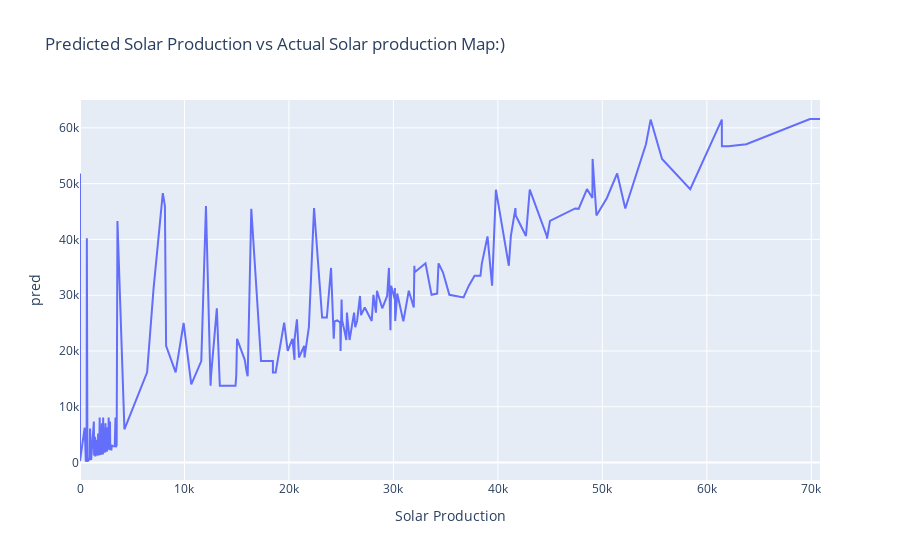

The notebook cell saved with this chart:
### Code cell
import plotly.express as px
px.line(y_test.sort_values('Solar Production'),x='Solar Production',y='pred',title='Predicted Solar Production vs Actual Solar production Map:)')

### Figure 1 — Plotly figure (JSON) as saved in the notebook; plotly's stock layout.template omitted (floating-point values rounded to 4 significant figures; data arrays with more than 128 entries replaced by an {"elided": "..."} marker saying what was removed)
{"data": [{"hovertemplate": "Solar Production=%{x}<br>pred=%{y}<extra></extra>", "legendgroup": "", "line": {"color": "#636efa", "dash": "solid"}, "marker": {"symbol": "circle"}, "mode": "lines", "name": "", "orientation": "v", "showlegend": false, "type": "scatter", "x": {"elided": "234 int values"}, "xaxis": "x", "y": {"elided": "234 float values"}, "yaxis": "y"}], "layout": {"legend": {"tracegroupgap": 0}, "title": {"text": "Predicted Solar Production vs Actual Solar production Map:)"}, "xaxis": {"anchor": "y", "domain": [0, 1], "title": {"text": "Solar Production"}}, "yaxis": {"anchor": "x", "domain": [0, 1], "title": {"text": "pred"}}}}
